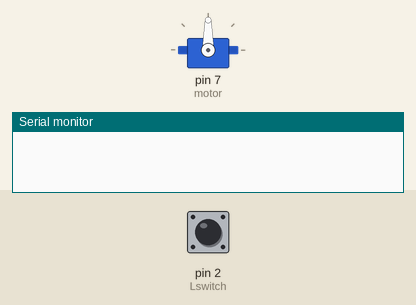
Recording of a sketch running on a simulated Arduino Uno, built with avr-gcc and run on an emulated ATmega328P. Shown: servo, the last lines printed to the serial monitor. The inputs (shaded band) are chosen by the test bench; at power-on: pin 2 (Lswitch) HIGH.

Above: at 1.2 s.
1.3 s: pin 2 (Lswitch) pulled LOW for 0.15 s
2.9 s: pin 2 (Lswitch) pulsed LOW 5 times (0.12 s each, 0.3 s apart)
At 4.3 s:
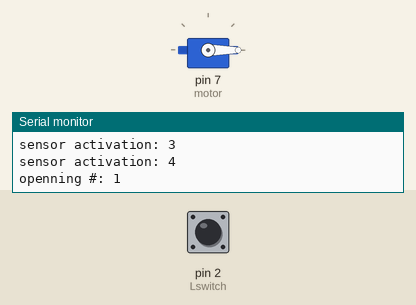
At 11.7 s:
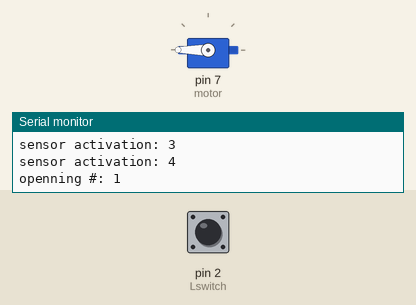
Timing chart, 0 to 11.9 s (numbered marks = the images above; inputs shaded):
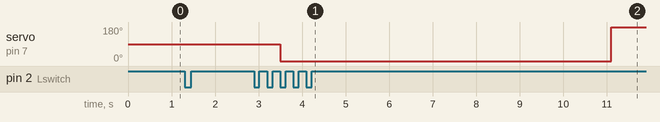

Measured:
- after the input at 2.9 s, servo on pin 7 (motor): 90° → 0° after 0.60 s, → 180° 7.6 s later

The sketch:

arduino_FR4_MDMA.ino
```cpp
//This program allows the door openning with:
//(1) Manual activation

#include <Servo.h> //library to operate servo motors
Servo motor; //create servo object to control a servo

int Lswitch = 2;
int count = 0; //variable to store how many times the door was activated
int sensoractive = 0;//variable to store if the switch was activated
int number1 = 0; //intital state of the sensor
int number2 = 0; //following state of the sensor
int state = 0;

void setup() {
  Serial.begin(9600);  //This value of bits per second is by default
  motor.attach(7); //attaches the servo on pin 7 to the servo object
  pinMode(Lswitch,INPUT_PULLUP);
}

void loop() {
   motor.detach();
   number1 = digitalRead (Lswitch);
   delay(100);
   number2 = digitalRead (Lswitch);//"0" means that the switch has been activated

   if ((number1 - number2) == 1){
     state = 1;
   }


  if (state == 1){
    sensoractive++;
    Serial.print("sensor activation: ");
    Serial.println(sensoractive);
    state = 0;
  }

  if (sensoractive == 4)
  {
    count++;
    Serial.print("openning #: ");
    Serial.println(count);
    motor.attach(7);  //re-attach the servo to pin #7
    motor.write(0); // telling the motor to rotate continously (180 is full velocity in one direction, 0 full velocity in the other direction, 90 no movement)
    delay(600);  // motor will continue rotating for 0.5 seconds
    motor.detach(); // telling the motor to stop
    delay(7000);  // motor will remained stopped for 7 seconds
    motor.attach(7);  //re-attach the servo to pin #7
    motor.write(180); // telling the motor to rotate continously
    delay(600);  // motor will continue rotating for 0.5 seconds
    motor.detach(); // telling the motor to stop
    sensoractive = 0;
  }
}
```
